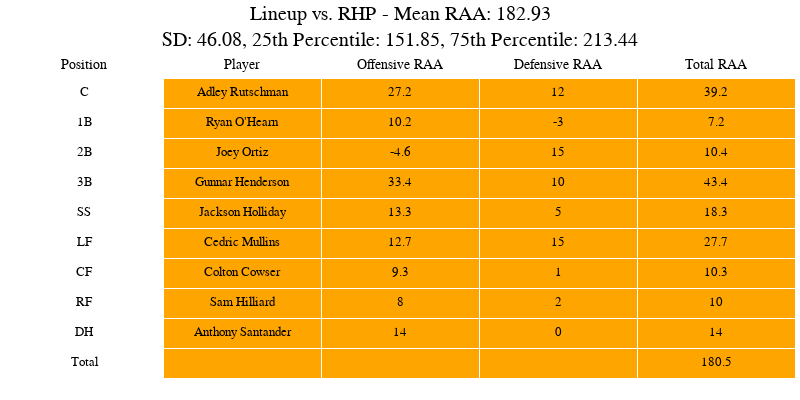
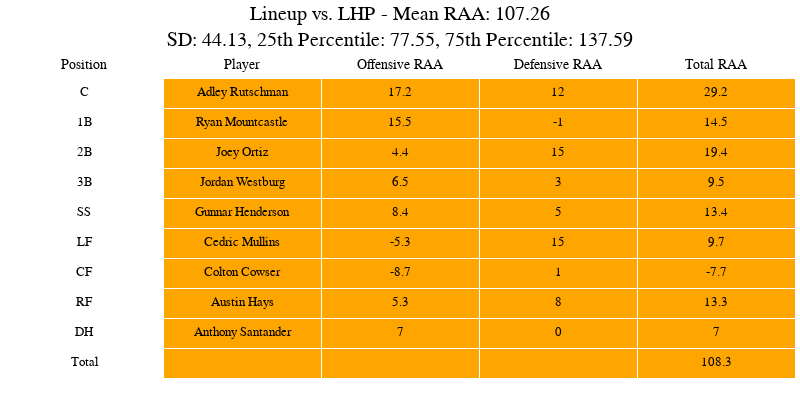

Write notebook code for charts like these, in order.
### Code cell
# There is some variance in the mean value observed in a simulation, but the mean is always indicated in the bottom corner. 
create_and_display_lineup_visual(optimized_rhp_lineup, player_data, "RHP")
create_and_display_lineup_visual(optimized_lhp_lineup, player_data, "LHP")

### Figure 1 — Plotly figure (JSON) as saved in the notebook; plotly's stock layout.template omitted (floating-point values rounded to 4 significant figures)
{"data": [{"cells": {"align": "center", "fill": {"color": ["white", "#FFA500"]}, "font": {"color": "black", "family": "Helvetica", "size": 13}, "height": 30, "values": [["C", "1B", "2B", "3B", "SS", "LF", "CF", "RF", "DH", "Total"], ["Adley Rutschman", "Ryan O'Hearn", "Joey Ortiz", "Gunnar Henderson", "Jackson Holliday", "Cedric Mullins", "Colton Cowser", "Sam Hilliard", "Anthony Santander", ""], [27.2, 10.2, -4.6, 33.4, 13.3, 12.7, 9.3, 8, 14, ""], [12, -3, 15, 10, 5, 15, 1, 2, 0, ""], [39.2, 7.2, 10.4, 43.4, 18.3, 27.7, 10.3, 10, 14, 180.5]]}, "header": {"align": "center", "fill": {"color": "white"}, "font": {"color": "black", "family": "Helvetica", "size": 14}, "values": ["Position", "Player", "Offensive RAA", "Defensive RAA", "Total RAA"]}, "type": "table"}], "layout": {"height": 400, "margin": {"b": 5, "l": 5, "r": 5, "t": 50}, "paper_bgcolor": "white", "title": {"font": {"color": "black", "family": "Helvetica", "size": 20}, "text": "Lineup vs. RHP - Mean RAA: 182.93<br>SD: 46.08, 25th Percentile: 151.85, 75th Percentile: 213.44", "x": 0.5, "xanchor": "center", "y": 0.95, "yanchor": "top"}, "width": 800}}

### Figure 2 — Plotly figure (JSON) as saved in the notebook; plotly's stock layout.template omitted (floating-point values rounded to 4 significant figures)
{"data": [{"cells": {"align": "center", "fill": {"color": ["white", "#FFA500"]}, "font": {"color": "black", "family": "Helvetica", "size": 13}, "height": 30, "values": [["C", "1B", "2B", "3B", "SS", "LF", "CF", "RF", "DH", "Total"], ["Adley Rutschman", "Ryan Mountcastle", "Joey Ortiz", "Jordan Westburg", "Gunnar Henderson", "Cedric Mullins", "Colton Cowser", "Austin Hays", "Anthony Santander", ""], [17.2, 15.5, 4.4, 6.5, 8.4, -5.3, -8.7, 5.3, 7, ""], [12, -1, 15, 3, 5, 15, 1, 8, 0, ""], [29.2, 14.5, 19.4, 9.5, 13.4, 9.7, -7.7, 13.3, 7, 108.3]]}, "header": {"align": "center", "fill": {"color": "white"}, "font": {"color": "black", "family": "Helvetica", "size": 14}, "values": ["Position", "Player", "Offensive RAA", "Defensive RAA", "Total RAA"]}, "type": "table"}], "layout": {"height": 400, "margin": {"b": 5, "l": 5, "r": 5, "t": 50}, "paper_bgcolor": "white", "title": {"font": {"color": "black", "family": "Helvetica", "size": 20}, "text": "Lineup vs. LHP - Mean RAA: 107.26<br>SD: 44.13, 25th Percentile: 77.55, 75th Percentile: 137.59", "x": 0.5, "xanchor": "center", "y": 0.95, "yanchor": "top"}, "width": 800}}
